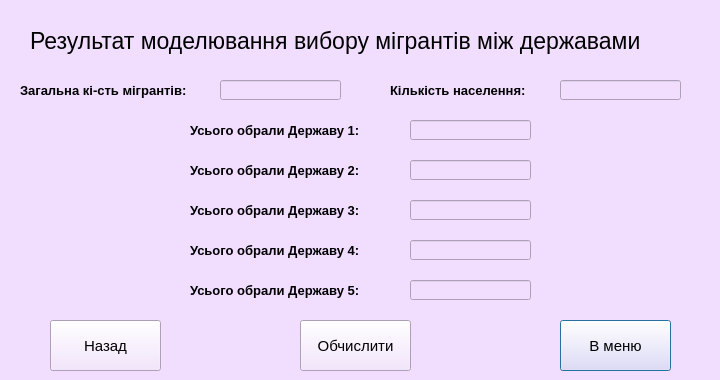
<?xml version="1.0" encoding="UTF-8"?>
<ui version="4.0">
 <class>fin3</class>
 <widget class="QDialog" name="fin3">
  <property name="enabled">
   <bool>true</bool>
  </property>
  <property name="geometry">
   <rect>
    <x>0</x>
    <y>0</y>
    <width>720</width>
    <height>380</height>
   </rect>
  </property>
  <property name="minimumSize">
   <size>
    <width>720</width>
    <height>380</height>
   </size>
  </property>
  <property name="maximumSize">
   <size>
    <width>720</width>
    <height>380</height>
   </size>
  </property>
  <property name="windowTitle">
   <string>Dialog</string>
  </property>
  <property name="styleSheet">
   <string notr="true">background-color:rgb(241,222,255);</string>
  </property>
  <widget class="QLabel" name="label">
   <property name="geometry">
    <rect>
     <x>30</x>
     <y>10</y>
     <width>641</width>
     <height>61</height>
    </rect>
   </property>
   <property name="font">
    <font>
     <pointsize>17</pointsize>
     <weight>50</weight>
     <bold>false</bold>
    </font>
   </property>
   <property name="text">
    <string>Результат моделювання вибору мігрантів між державами </string>
   </property>
  </widget>
  <widget class="QLabel" name="label_7">
   <property name="geometry">
    <rect>
     <x>20</x>
     <y>80</y>
     <width>191</width>
     <height>21</height>
    </rect>
   </property>
   <property name="font">
    <font>
     <pointsize>10</pointsize>
     <weight>75</weight>
     <bold>true</bold>
    </font>
   </property>
   <property name="text">
    <string>Загальна кі-сть мігрантів:</string>
   </property>
  </widget>
  <widget class="QLineEdit" name="tm">
   <property name="enabled">
    <bool>false</bool>
   </property>
   <property name="geometry">
    <rect>
     <x>220</x>
     <y>80</y>
     <width>121</width>
     <height>20</height>
    </rect>
   </property>
   <property name="text">
    <string/>
   </property>
   <property name="alignment">
    <set>Qt::AlignCenter</set>
   </property>
  </widget>
  <widget class="QPushButton" name="tomenu">
   <property name="geometry">
    <rect>
     <x>560</x>
     <y>320</y>
     <width>111</width>
     <height>51</height>
    </rect>
   </property>
   <property name="font">
    <font>
     <pointsize>11</pointsize>
    </font>
   </property>
   <property name="text">
    <string>В меню</string>
   </property>
  </widget>
  <widget class="QLabel" name="label_8">
   <property name="geometry">
    <rect>
     <x>190</x>
     <y>120</y>
     <width>191</width>
     <height>21</height>
    </rect>
   </property>
   <property name="font">
    <font>
     <pointsize>10</pointsize>
     <weight>75</weight>
     <bold>true</bold>
    </font>
   </property>
   <property name="text">
    <string>Усього обрали Державу 1:</string>
   </property>
  </widget>
  <widget class="QLabel" name="label_9">
   <property name="geometry">
    <rect>
     <x>190</x>
     <y>160</y>
     <width>191</width>
     <height>21</height>
    </rect>
   </property>
   <property name="font">
    <font>
     <pointsize>10</pointsize>
     <weight>75</weight>
     <bold>true</bold>
    </font>
   </property>
   <property name="text">
    <string>Усього обрали Державу 2:</string>
   </property>
  </widget>
  <widget class="QLabel" name="label_10">
   <property name="geometry">
    <rect>
     <x>190</x>
     <y>200</y>
     <width>191</width>
     <height>21</height>
    </rect>
   </property>
   <property name="font">
    <font>
     <pointsize>10</pointsize>
     <weight>75</weight>
     <bold>true</bold>
    </font>
   </property>
   <property name="text">
    <string>Усього обрали Державу 3:</string>
   </property>
  </widget>
  <widget class="QLabel" name="label_11">
   <property name="geometry">
    <rect>
     <x>190</x>
     <y>240</y>
     <width>191</width>
     <height>21</height>
    </rect>
   </property>
   <property name="font">
    <font>
     <pointsize>10</pointsize>
     <weight>75</weight>
     <bold>true</bold>
    </font>
   </property>
   <property name="text">
    <string>Усього обрали Державу 4:</string>
   </property>
  </widget>
  <widget class="QLabel" name="label_12">
   <property name="geometry">
    <rect>
     <x>190</x>
     <y>280</y>
     <width>191</width>
     <height>21</height>
    </rect>
   </property>
   <property name="font">
    <font>
     <pointsize>10</pointsize>
     <weight>75</weight>
     <bold>true</bold>
    </font>
   </property>
   <property name="text">
    <string>Усього обрали Державу 5:</string>
   </property>
  </widget>
  <widget class="QLineEdit" name="s1">
   <property name="enabled">
    <bool>false</bool>
   </property>
   <property name="geometry">
    <rect>
     <x>410</x>
     <y>120</y>
     <width>121</width>
     <height>20</height>
    </rect>
   </property>
   <property name="text">
    <string/>
   </property>
   <property name="alignment">
    <set>Qt::AlignCenter</set>
   </property>
  </widget>
  <widget class="QLineEdit" name="s2">
   <property name="enabled">
    <bool>false</bool>
   </property>
   <property name="geometry">
    <rect>
     <x>410</x>
     <y>160</y>
     <width>121</width>
     <height>20</height>
    </rect>
   </property>
   <property name="text">
    <string/>
   </property>
   <property name="alignment">
    <set>Qt::AlignCenter</set>
   </property>
  </widget>
  <widget class="QLineEdit" name="s3">
   <property name="enabled">
    <bool>false</bool>
   </property>
   <property name="geometry">
    <rect>
     <x>410</x>
     <y>200</y>
     <width>121</width>
     <height>20</height>
    </rect>
   </property>
   <property name="text">
    <string/>
   </property>
   <property name="alignment">
    <set>Qt::AlignCenter</set>
   </property>
  </widget>
  <widget class="QLineEdit" name="s4">
   <property name="enabled">
    <bool>false</bool>
   </property>
   <property name="geometry">
    <rect>
     <x>410</x>
     <y>240</y>
     <width>121</width>
     <height>20</height>
    </rect>
   </property>
   <property name="text">
    <string/>
   </property>
   <property name="alignment">
    <set>Qt::AlignCenter</set>
   </property>
  </widget>
  <widget class="QLineEdit" name="s5">
   <property name="enabled">
    <bool>false</bool>
   </property>
   <property name="geometry">
    <rect>
     <x>410</x>
     <y>280</y>
     <width>121</width>
     <height>20</height>
    </rect>
   </property>
   <property name="text">
    <string/>
   </property>
   <property name="alignment">
    <set>Qt::AlignCenter</set>
   </property>
  </widget>
  <widget class="QPushButton" name="calc">
   <property name="geometry">
    <rect>
     <x>300</x>
     <y>320</y>
     <width>111</width>
     <height>51</height>
    </rect>
   </property>
   <property name="font">
    <font>
     <pointsize>11</pointsize>
    </font>
   </property>
   <property name="text">
    <string>Обчислити</string>
   </property>
  </widget>
  <widget class="QPushButton" name="back">
   <property name="geometry">
    <rect>
     <x>50</x>
     <y>320</y>
     <width>111</width>
     <height>51</height>
    </rect>
   </property>
   <property name="font">
    <font>
     <pointsize>11</pointsize>
    </font>
   </property>
   <property name="text">
    <string>Назад</string>
   </property>
  </widget>
  <widget class="QLabel" name="label_13">
   <property name="geometry">
    <rect>
     <x>390</x>
     <y>80</y>
     <width>141</width>
     <height>21</height>
    </rect>
   </property>
   <property name="font">
    <font>
     <pointsize>10</pointsize>
     <weight>75</weight>
     <bold>true</bold>
    </font>
   </property>
   <property name="text">
    <string>Кількість населення:</string>
   </property>
  </widget>
  <widget class="QLineEdit" name="total">
   <property name="enabled">
    <bool>false</bool>
   </property>
   <property name="geometry">
    <rect>
     <x>560</x>
     <y>80</y>
     <width>121</width>
     <height>20</height>
    </rect>
   </property>
   <property name="text">
    <string/>
   </property>
   <property name="alignment">
    <set>Qt::AlignCenter</set>
   </property>
  </widget>
 </widget>
 <resources/>
 <connections/>
</ui>
